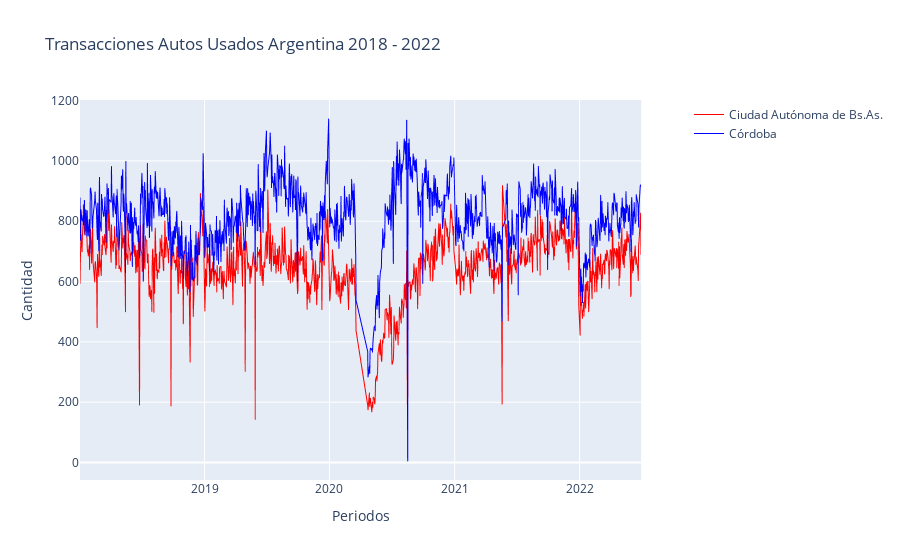

The notebook cell saved with this chart:
### Code cell
from plotly.subplots import make_subplots
def get_line_plot(dataframe, x, y1, y2, titulo):
    subfig = make_subplots(specs=[[{"secondary_y": True}]])

    fig  = px.line(dataframe, x=x, y=y1)

    fig2 = px.line(dataframe, x=x,y=y2)

    fig.update_layout(xaxis_rangeslider_visible=True)
    fig.update_traces(showlegend=True,name=y1,line_color='red', line_width=1)
    fig2.update_traces(showlegend=True,name=y2,line_color='#0000ff', line_width=1) #, yaxis="y2"
    subfig.add_traces(fig.data + fig2.data)

    subfig.layout.xaxis.title ="Periodos"
    subfig.layout.yaxis.title ="Cantidad"
    subfig.layout.yaxis2.title="Cantidad"
    subfig.layout.title=titulo 

    return subfig.show()

get_line_plot(df_copy, "tramite_fecha", "Ciudad Autónoma de Bs.As.", "Córdoba", "Transacciones Autos Usados Argentina 2018 - 2022")

### Figure 1 — Plotly figure (JSON) as saved in the notebook; plotly's stock layout.template omitted (floating-point values rounded to 4 significant figures; data arrays with more than 128 entries replaced by an {"elided": "..."} marker saying what was removed)
{"data": [{"hovertemplate": "tramite_fecha=%{x}<br>Ciudad Autónoma de Bs.As.=%{y}<extra></extra>", "legendgroup": "", "line": {"color": "red", "dash": "solid", "width": 1}, "mode": "lines", "name": "Ciudad Autónoma de Bs.As.", "showlegend": true, "type": "scattergl", "x": {"elided": "1069 str values"}, "xaxis": "x", "y": {"elided": "1069 int values"}, "yaxis": "y"}, {"hovertemplate": "tramite_fecha=%{x}<br>Córdoba=%{y}<extra></extra>", "legendgroup": "", "line": {"color": "#0000ff", "dash": "solid", "width": 1}, "mode": "lines", "name": "Córdoba", "showlegend": true, "type": "scattergl", "x": {"elided": "1069 str values"}, "xaxis": "x", "y": {"elided": "1069 int values"}, "yaxis": "y"}], "layout": {"autosize": true, "title": {"text": "Transacciones Autos Usados Argentina 2018 - 2022"}, "xaxis": {"anchor": "y", "autorange": true, "domain": [0, 0.94], "range": ["2018-01-02", "2022-06-30"], "title": {"text": "Periodos"}, "type": "date"}, "yaxis": {"anchor": "x", "autorange": true, "domain": [0, 1], "range": [-58.0, 1202], "title": {"text": "Cantidad"}, "type": "linear"}, "yaxis2": {"anchor": "x", "overlaying": "y", "side": "right", "title": {"text": "Cantidad"}}}}
